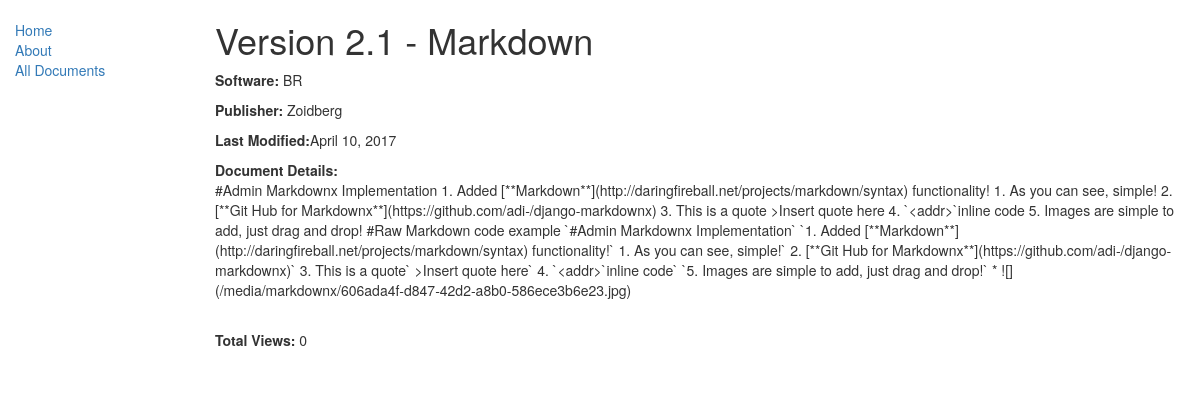
The page /home/document/5 (signed in) on the database its author committed.
### kbs_view/models.py (models this page shows, shortened)
class Document(models.Model):
	BRINK = 'BR'
	PIXEL = 'PX'
	SIVA = 'SV'
	HERITAGE = 'HR'
	SOFTWARE_CHOICES = (
		(BRINK, 'Brink'),
		(PIXEL, 'Pixel'),
		(SIVA, 'Siva'),
		(HERITAGE, 'Heritage'),
	)
	title = models.CharField(max_length=128,
							 unique=True, verbose_name='Document Title')
	body = MarkdownxField(help_text='Enter the detailed information for this KBS Document')
	date_modified = models.DateField(auto_now=True, editable=False)
	publisher = models.CharField(max_length=50, default="Zoidberg") #Needs to update with each change
	software_product = models.CharField(
					   max_length=2,
					   choices = SOFTWARE_CHOICES,
					   default = BRINK,
					   help_text='Select the software regarding this KBS Document',
					   verbose_name='Software Product')
	favorited = models.BooleanField(default=False, verbose_name='Favorited?', editable=False)
	views = models.IntegerField(default=0, help_text='Number of times this document has been viewed.', editable=False)

### kbs_view/views.py (the view, shortened to what this page needs)
# urls.py: url(r'^document/(?P<pk>\d+)$', views.DocumentDetailView.as_view(), name='document-detail'),
class DocumentDetailView(LoginRequiredMixin, generic.DetailView, FormView):
	model = Document
	template_name = "kbs_view/document_detail.html"
	form_class = MyForm
	success_url ="/"

### kbs_view/static/templates/kbs_view/document_detail.html (shortened to what this page needs)
{% extends "base_generic.html" %}
{% block content %}
	<h1>{{ document.title }}</h1>
	<p><strong>Software: </strong>{{ document.software_product }}</p>
	<p><strong>Publisher: </strong>{{ document.publisher }}</p>
	<p><strong>Last Modified:</strong>{{ document.date_modified }}</p>
	<p><strong>Document Details: </strong><br>{{ document.body }}</p><br>
	<p><strong>Total Views: </strong>{{ document.views }}</p><br>
{% endblock content %}

### rows shown on the page
Document: title "Version 2.1 - Markdown", software_product "BR", publisher "Zoidberg", date_modified "April 10, 2017", body "#Admin Markdownx Implementation 1. Added [**Markdown**](http://daringfireball.net/projects/markdown/syntax) functionality! 1. As you can see, simple! 2. [**Git Hub for Markdownx**](https://github.com/adi-/django-markdownx) 3. This is a quote >Insert quote here 4. `<addr>`inline code 5. Images are simple to add, just drag and drop! #Raw Markdown code example `#Admin Markdownx Implementation` `1. Added [**Markdown**](http://daringfireball.net/projects/markdown/syntax) functionality!` 1. As you can see, simple!` 2. [**Git Hub for Markdownx**](https://github.com/adi-/django-markdownx)` 3. This is a quote` >Insert quote here` 4. `<addr>`inline code` `5. Images are simple to add, just drag and…", views "0"
